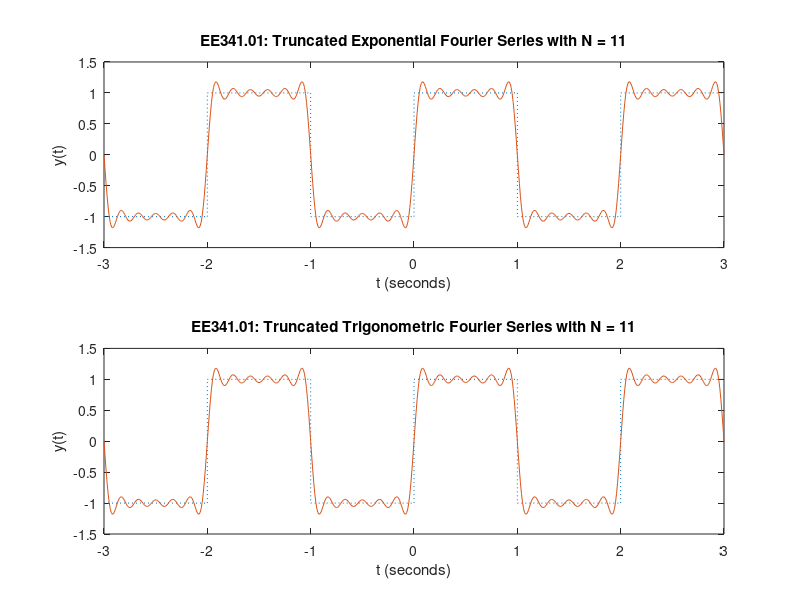
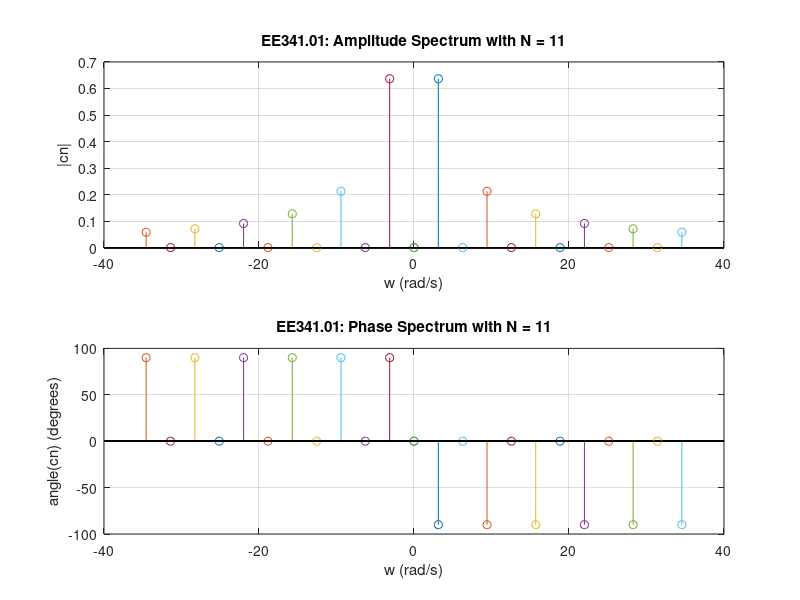

MATLAB code for these plots, in order:
function fseriestest

    % MATLAB M-File fseriestest.m:
    %
    % Filename: fseriestest.m
    %
    % Description: This M-file plots the truncated Fourier Series
    %              representation of a square wave as well as its 
    %              amplitude and phase spectrum.

    clear;                             % clear all variables
    clf;                               % clear all figures

    N = 11;                            % summation limit (use N odd)
    wo = pi;                           % fundamental frequency (rad/s)
    c0 = 0;                            % dc bias
    t = -3:0.01:3;                     % declare time values

    figure(1)                          % put first two plots on figure 1

    % Compute yce, the Fourier Series in complex exponential form

    yce = c0*ones(size(t));            % initialize yce to c0

    for n = -N:2:N,                        % loop over series index n (odd)
      cn = 2/(1j*n*wo);                    % Fourier Series Coefficient
      yce = yce + real(cn*exp(1j*n*wo*t)); % Fourier Series computation
    end

    subplot(2,1,1)
    plot([-3 -2 -2 -1 -1  0 0 1  1  2 2 3],...    % plot original y(t)
         [-1 -1  1  1 -1 -1 1 1 -1 -1 1 1], ':');
    hold;
    plot(t,yce);			    % plot truncated exponential FS
    xlabel('t (seconds)'); ylabel('y(t)');
    ttle = ['EE341.01: Truncated Exponential Fourier Series with N = ',...
             num2str(N)];
    title(ttle);
    hold;

    % Compute yt, the Fourier Series in trigonometric form

    yt = c0*ones(size(t));              % initialize yt to c0

    for n = 1:2:N,                      % loop over series index n (odd)
      cn = 2/(1j*n*wo);                 % Fourier Series Coefficient
      yt = yt + 2*abs(cn)*cos(n*wo*t+angle(cn));  % Fourier Series computation
    end

    subplot(2,1,2)
    plot([-3 -2 -2 -1 -1  0 0 1  1  2 2 3],...    % plot original y(t)
         [-1 -1  1  1 -1 -1 1 1 -1 -1 1 1], ':');
    hold;                               % plot truncated trigonometric FS
    plot(t,yt);
    xlabel('t (seconds)'); ylabel('y(t)');
    ttle = ['EE341.01: Truncated Trigonometric Fourier Series with N = ',...
             num2str(N)];
    title(ttle);
    hold;

    % Draw the amplitude spectrum from exponential Fourier Series

    figure(2)                          % put next plots on figure 2

    subplot(2,1,1)
    stem(0,c0);                        % plot c0 at nwo = 0

    hold;
    for n = -N:2:N,                    % loop over series index n
      cn = 2/(1j*n*wo);                % Fourier Series Coefficient
      stem(n*wo,abs(cn))               % plot |cn| vs nwo
    end
    for n = -N+1:2:N-1,                % loop over even series index n 
      cn = 0;                          % Fourier Series Coefficient
      stem(n*wo,abs(cn));              % plot |cn| vs nwo
    end

    xlabel('w (rad/s)')
    ylabel('|cn|')
    ttle = ['EE341.01: Amplitude Spectrum with N = ',num2str(N)];
    title(ttle); 
    grid;
    hold;

    % Draw the phase spectrum from exponential Fourier Series

    subplot(2,1,2)
    stem(0,angle(c0)*180/pi);          % plot angle of c0 at nwo = 0

    hold;
    for n = -N:2:N,                    % loop over odd series index n 
      cn = 2/(1j*n*wo);                % Fourier Series Coefficient
      stem(n*wo,angle(cn)*180/pi);     % plot |cn| vs nwo
    end
    for n = -N+1:2:N-1,                % loop over even series index n 
      cn = 0;                          % Fourier Series Coefficient
      stem(n*wo,angle(cn)*180/pi);     % plot |cn| vs nwo
    end

    xlabel('w (rad/s)')
    ylabel('angle(cn) (degrees)')
    ttle = ['EE341.01: Phase Spectrum with N = ',num2str(N)];
    title(ttle);
    grid;
    hold;
end